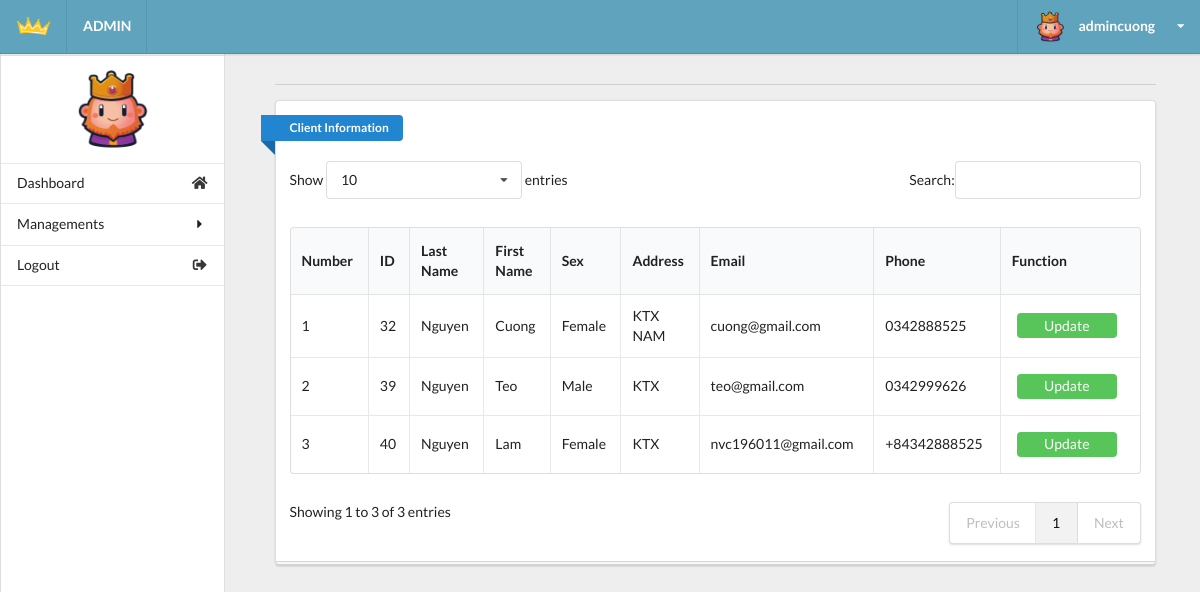
/admin/admin.php?act=client (signed in), run on the app's committed database.
### tables this page shows
CREATE TABLE `tbl_client` (
  `id` int(11) NOT NULL,
  `fname` varchar(50) NOT NULL,
  `lname` varchar(50) NOT NULL,
  `sex` tinyint(1) NOT NULL,
  `address` varchar(255) NOT NULL,
  `email` varchar(50) NOT NULL,
  `phone` varchar(13) NOT NULL,
  `user` varchar(255) NOT NULL,
  `password` varchar(255) NOT NULL,
  `ban` tinyint(4) NOT NULL DEFAULT 0
);

### model/clientdb.php (called while the page is built, shortened)
<?php
function getall_client(){
    $conn=connectdb();
    $stmt = $conn->prepare("SELECT * FROM tbl_client");
    $stmt->execute();
    $kq=$stmt->fetchAll();
    return $kq;
}
?>

### admin/client.php (the view, shortened to what this page needs)
<div class="right floated thirteen wide computer sixteen wide phone column" id="content">
    <div class="ui container grid">
        <div class="row">
            <div class="fifteen wide computer sixteen wide phone centered column center-table">
                <div class="ui divider"></div>
                <div class="ui grid">
                    <div class="sixteen wide computer sixteen wide phone centered column">
                        <div class="ui stacked segment">
                            <div class="ui blue ribbon icon label">Client Information</div>
                            <br><br>
                            <table id="example" class="ui celled table responsive nowrap unstackable"
                                style="width:100%">
                                <thead>
                                    <tr>
                                        <th>Number</th>
                                        <th>ID</th>
                                        <th>Last Name</th>
                                        <th>First Name</th>
                                        <th>Sex</th>
                                        <th>Address</th>
                                        <th>Email</th>
                                        <th>Phone</th>
                                        <th>Function</th>
                                    </tr>
                                </thead>
                                <?php
                  if (isset($kq) && (count($kq) > 0)) {
                    $i = 1;
                    foreach ($kq as $client) {
                      $sex='';
                      if($client['sex']==1)
                      {
                        $sex='Male';
                      }
                      elseif($client['sex']==2)
                      {
                        $sex='Female';
                      }
                      elseif($client['sex']==3)
                      {
                        $sex='Other';
                      }
                      else
                      {
                        $sex='None';
                      }
                      echo '
                        <tr>
                          <td>'.$i.'</td>
                          <td>'.$client['id'].'</td>
                          <td>'.$client['lname'].'</td>
                          <td>'.$client['fname'].'</td>
                          <td>'.$sex.'</td>
                          <td>'.$client['address'].'</td>
                          <td>'.$client['email'].'</td>
                          <td>'.$client['phone'].'</td>
                          <td>
                            <button  class="button-update"><a class="change-a" href="admin.php?act=updateform_client&id='.$client['id'].'">Update</a></button>
                          </td>
                        </tr>';
                      $i++;
                    }
                  }
                ?>
                            </table>
                        </div>
                    </div>
                </div>
            </div>
        </div>
    </div>
</div>
</div>
</body>
</html>

### admin/css/main.css (style rules this page uses)
html, body { background-color: #eeeeee; height: 100%; width: 100%; margin: 0; padding: 0; }
#content { top: 1em; }
.button-update { background-color: #58c55b; border: none; color: white; padding: 4px 20px; width: 100px; height: 25px; text-align: center; text-decoration: none; display: inline-block; border-radius: 4px; margin: 5px; }
.change-a { color: white; width: 100%; }

### data on the page
tbl_client: id "32", lname "Nguyen", fname "Cuong", sex "Female", address "KTX NAM", email "cuong@gmail.com", phone "0342888525"
tbl_client: id "39", lname "Nguyen", fname "Teo", sex "Male", address "KTX", email "teo@gmail.com", phone "0342999626"
tbl_client: id "40", lname "Nguyen", fname "Lam", sex "Female", address "KTX", email "nvc196011@gmail.com", phone "+84342888525"

### other printed values
$_SESSION['name'] "admincuong"
